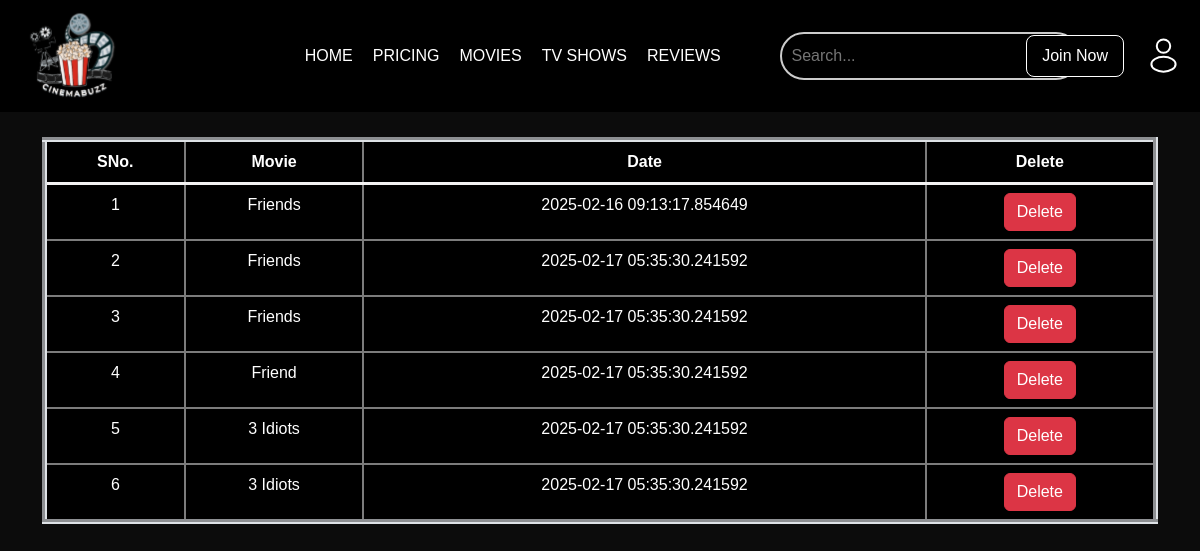
Before: /history with the older database file.
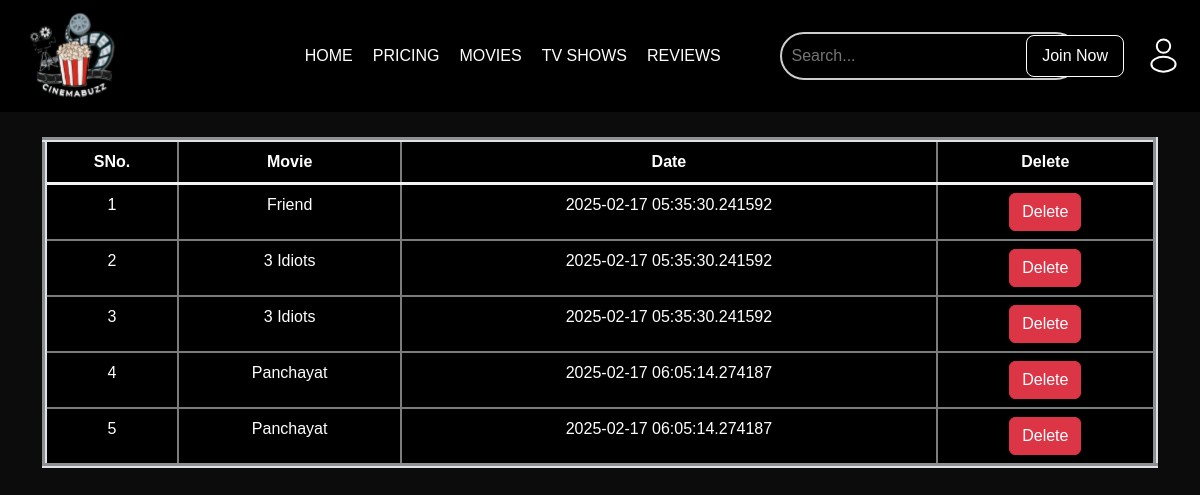
After: the same page with the newer database file.
### app.py (models this page shows)
class Search(db.Model):
    sno = db.Column(db.Integer, primary_key=True, autoincrement=True)
    movie = db.Column(db.String(150), nullable=False)
    date_searched = db.Column(db.DateTime, default=datetime.now(timezone.utc))
    def __repr__(self) -> str:
        return f"{self.sno} - {self.movie} - {self.date_searched}"

### app.py (the view, shortened to what this page needs)
@app.route('/history', methods=['GET', 'POST'])
def search():
    allSearch = Search.query.all()
    print(allSearch)
    return render_template("history.html", allSearch=allSearch)

### templates/history.html (shortened to what this page needs)
<!DOCTYPE html>
<html lang="en">
<head>
    <link rel="stylesheet" href="https://cdn.jsdelivr.net/npm/bootstrap@5.3.3/dist/css/bootstrap.rtl.min.css"
>
    <link rel="stylesheet" href="{{url_for('static', filename='history.css')}}">
</head>
<body>
    <header>
        <div class="navbar">
            <div class="logo"><img src="{{ url_for('static', filename='Images/logo.svg') }} " alt="logo"></div>
            <nav>
                <ul>
                    <li><a href="#">HOME</a></li>
                    <li><a href="#">PRICING</a></li>
                    <li><a href="#">MOVIES</a></li>
                    <li><a href="#">TV SHOWS</a></li>
                    <li><a href="#">REVIEWS</a></li>
                </ul>
            </nav>
            <div class="search-container">
                <form action="/" method="POST">
                    <input type="text" class="search-input" name="movie" id="movie" placeholder="Search...">
                </form>
            </div>
            <button class="search-btn"><img src="{{ url_for('static', filename='Images/search-icon.svg') }}"
                    alt="Search"></button>
            <button class="join-btn"><a href="/home">Join Now</a></button>
            <button class="login-btn"><img src="{{ url_for('static', filename='Images/login-icon.svg') }}"
                    alt="login-icon"></button>
        </div>
    </header>
    <div class="container">
        <table class="table" border="5px">
            <thead>
                <tr>
                    <th scope="col" >SNo.</th>
                    <th scope="col">Movie</th>
                    <th scope="col">Date</th>
                    <th scope="col">Delete</th>
                </tr>
            </thead>
            <tbody>
                {% for movie in allSearch %}
            <tr>
                <td scope="row">{{ loop.index }}</td>
                <td>{{ movie.movie}}</td>
                <td>{{ movie.date_searched }}</td>
                <td><a href="/history/delete/{{ movie.sno }}" class="btn btn-danger">Delete</a></td>
            </tr>
            {% endfor %}
        </tbody>
      </table>
        </div>
</body>
</html>

### static/history.css (style rules this page uses)
body { font-family: Arial, sans-serif; background-color: #0c0c0c; color: white; margin: 0; padding: 0; }
.navbar { display: flex; justify-content: space-between; align-items: center; background-color: #000; flex-wrap: wrap; }
.navbar .logo { font-size: 24px; font-weight: bold; }
.navbar .logo img { width: 100px; margin-left: 20px; }
.navbar ul { list-style: none; display: flex; gap: 20px; padding: 0; margin: 0; position: relative; left: 132px; }
.navbar ul li a { color: white; text-decoration: none; font-size: 16px; }
.join-btn { background-color: black; color: white; padding: 8px 15px; border: 1px solid white; border-radius: 8px; cursor: pointer; position: absolute; right: 76px; }
.join-btn a { color: white; text-decoration: none; }
.search-container { color:white; position: relative; width: 300px; left:138px; }
.search-input { width: 100%; padding: 10px; border: 2px solid #ccc; color: #ffffff; background-color: #000; border-radius: 25px; outline: none; font-size: 16px; }
.search-btn { margin-right: 30px; background-color: black; border-style: none; outline: none; position: relative; left: 36px; }
.login-btn { background-color: black; color: white; padding: 8px 15px; cursor: pointer; border: none; border-radius: 8px; }
.table { width: 100%; border-collapse: collapse; margin: 25px 0; color: white; }
.table td, .table th { color:white; background-color: black; border: 2px solid rgb(124, 124, 124); text-align: center; }
.table th { border-bottom: 3px solid #f3f2f2; }

Changed rows visible on the page:
removed Search: movie "Friends", date_searched "2025-02-16 09:13:17.854649"
removed Search: movie "Friends", date_searched "2025-02-17 05:35:30.241592"
removed Search: movie "Friends", date_searched "2025-02-17 05:35:30.241592"
added Search: movie "Panchayat", date_searched "2025-02-17 06:05:14.274187"
added Search: movie "Panchayat", date_searched "2025-02-17 06:05:14.274187"
